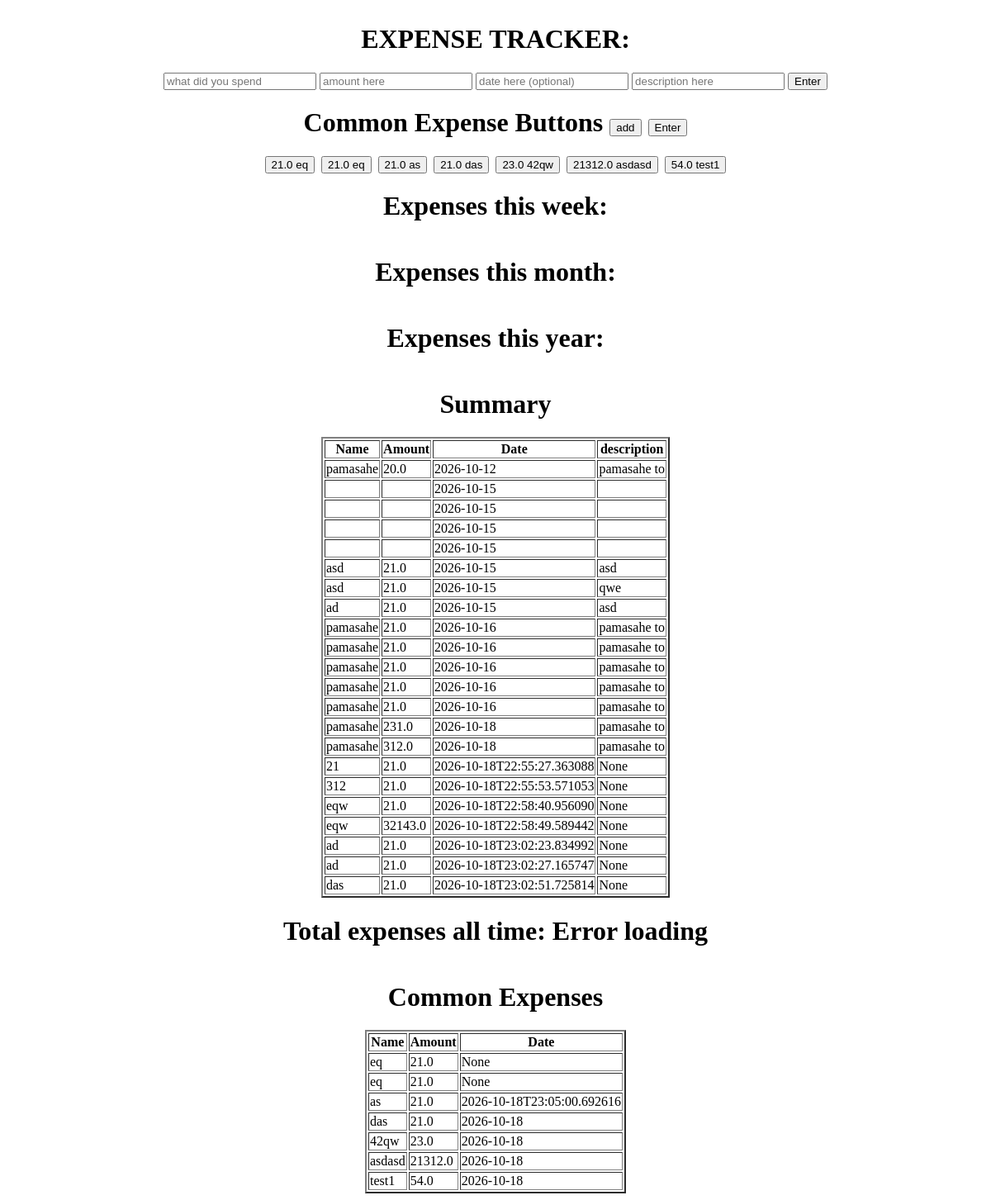
Before: / with the older database file.
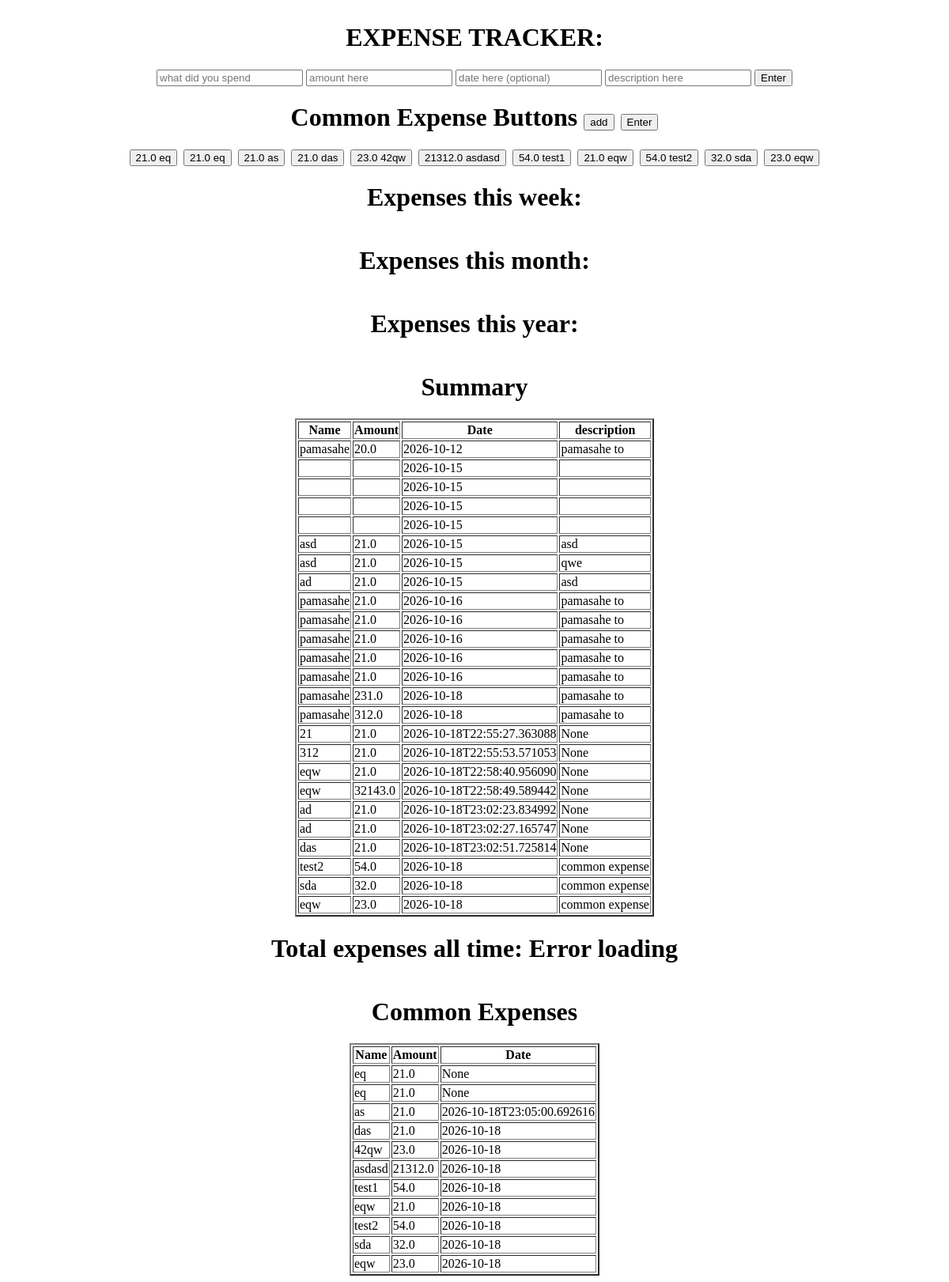
After: the same page with the newer database file.
### tables this page shows
CREATE TABLE common_expense (
                    name TEXT NOT NULL,
                    amount REAL NOT NULL,
                    date TEXT
                        );

CREATE TABLE expense (
                    name TEXT NOT NULL,
                    amount REAL NOT NULL,
                    date TEXT,
                    description TEXT
                        );

### app.py (the view)
@app.route("/")
def show_table():
    db = get_db()
    cursor = db.cursor()
    cursor.execute("SELECT name, amount, date, description FROM expense")
    items = cursor.fetchall()
    cursor.execute("SELECT name, amount, date FROM common_expense")
    common_expenses = cursor.fetchall()
    return render_template(
            "home.html",
            items=items,
            common_expenses=common_expenses
        )

### app.py (called while the page is built)
def get_db():
    db = getattr(g, '_database', None)
    if db is None:
        db = g._database = sqlite3.connect(DATABASE)
    return db

@app.teardown_appcontext
def close_connection(exception):
    db = getattr(g, '_database', None)
    if db is not None:
        db.close()

### templates/home.html (shortened to what this page needs)
<!DOCTYPE html>
<html lang="en">
<head>
</head>
<body>
    <h1>EXPENSE TRACKER:</h1>
    <form method="POST" action="/add">
        <input name="expense-name" placeholder="what did you spend">
        <input name="amount" placeholder="amount here">
        <input name="date" placeholder="date here (optional)">
        <input name="description" placeholder="description here">
        <button type="submit">Enter</button>
    </form>
    <h1>Common Expense Buttons
        <button type="button" id="add-common">add</button>
        <button action="/add-common" type="submit" id="enter-common">Enter</button>
    </h1>
    <form id="common-expense-form" method="POST" action="/add-common">
        {% for item in common_expenses %}
            <button>{{ item[1] }} {{ item[0] }}</button>
        {% endfor %}
    </form>
    <h1>Expenses this week: </h1>
    <h1>Expenses this month: </h1>
    <h1>Expenses this year: </h1>
    <h1>Summary</h1>
    <table border="2">
        <th>Name</th>
        <th>Amount</th>
        <th>Date</th>
        <th>description</th>
        {% for item in items %}
        <tr>
            <td>{{item[0]}}</td>
            <td>{{item[1]}}</td>
            <td>{{item[2]}}</td>
            <td>{{item[3]}}</td>
        </tr>
        {% endfor %}
    </table>
    <h1>Total expenses all time: <span id="total-expenses"></span></h1>
<h1>Common Expenses</h1>
<table border="2">
    <th>Name</th>
    <th>Amount</th>
    <th>Date</th>
    {% for item in common_expenses %}
    <tr>
        <td>{{ item[0] }}</td>
        <td>{{ item[1] }}</td>
        <td>{{ item[2] }}</td>
    </tr>
    {% endfor %}
</table>
</body>
</html>

### templates/home.html (style rules this page uses)
body { display: flex; flex-direction: column; align-items: center; }
#common-expense-form { display: flex; flex-wrap: wrap; gap: 8px; }

Changed rows visible on the page:
added common_expense: amount "21.0", name "eqw", date "2026-10-18"
added common_expense: amount "54.0", name "test2", date "2026-10-18"
added common_expense: amount "32.0", name "sda", date "2026-10-18"
added common_expense: amount "23.0", name "eqw", date "2026-10-18"
added expense: name "test2", amount "54.0", date "2026-10-18", description "common expense"
added expense: name "sda", amount "32.0", date "2026-10-18", description "common expense"
added expense: name "eqw", amount "23.0", date "2026-10-18", description "common expense"
